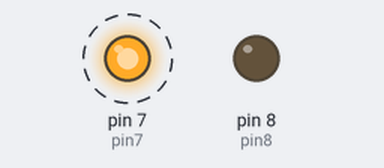
The sketch below on a simulated Arduino Uno, built with avr-gcc and run on an emulated ATmega328P. Parts: output pins drawn as LEDs (lit = HIGH). Dashed ring = blinking.

Above: at 0.5 s.
Timing chart, 0 to 4.6 s (numbered marks = the images above):
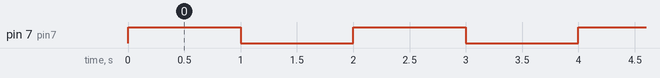

Measured:
- by itself, pin 7 (pin7): alternates HIGH for 1.0 s and LOW for 1.0 s

The sketch:

sketch_jan13a.ino
```cpp
//pin assignments
int pin7 = 7;
int pin8 = 8;


void setup() {
    // put your setup code here, to run once:
    // setup pinmode
    pinMode(pin7, OUTPUT);
    pinMode(pin8, OUTPUT);
}

void loop() {
    // put your main code here, to run repeatedly:
    digitalWrite(pin7, HIGH);
    delay(1000);
    digitalWrite(pin7, LOW);
    delay(1000);
}
```
